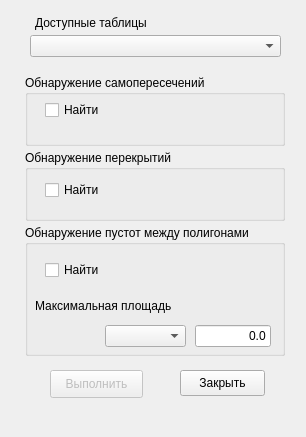
<?xml version="1.0" encoding="UTF-8"?>
<ui version="4.0">
 <class>Dialog</class>
 <widget class="QDialog" name="Dialog">
  <property name="geometry">
   <rect>
    <x>0</x>
    <y>0</y>
    <width>306</width>
    <height>437</height>
   </rect>
  </property>
  <property name="windowTitle">
   <string>Проверка топологии</string>
  </property>
  <widget class="QComboBox" name="cb_source_table">
   <property name="geometry">
    <rect>
     <x>30</x>
     <y>35</y>
     <width>251</width>
     <height>22</height>
    </rect>
   </property>
  </widget>
  <widget class="QGroupBox" name="gr_bx_area_intersect">
   <property name="enabled">
    <bool>true</bool>
   </property>
   <property name="geometry">
    <rect>
     <x>25</x>
     <y>150</y>
     <width>260</width>
     <height>71</height>
    </rect>
   </property>
   <property name="title">
    <string>Обнаружение перекрытий</string>
   </property>
   <widget class="QCheckBox" name="ch_poly_intersect">
    <property name="geometry">
     <rect>
      <x>20</x>
      <y>30</y>
      <width>81</width>
      <height>20</height>
     </rect>
    </property>
    <property name="text">
     <string>Найти</string>
    </property>
   </widget>
   <widget class="QWidget" name="verticalLayoutWidget_2">
    <property name="geometry">
     <rect>
      <x>185</x>
      <y>15</y>
      <width>51</width>
      <height>46</height>
     </rect>
    </property>
    <layout class="QVBoxLayout" name="wg_style_Area_intersect">
     <property name="spacing">
      <number>1</number>
     </property>
     <property name="sizeConstraint">
      <enum>QLayout::SetFixedSize</enum>
     </property>
    </layout>
   </widget>
  </widget>
  <widget class="QGroupBox" name="gr_bx_area">
   <property name="enabled">
    <bool>true</bool>
   </property>
   <property name="geometry">
    <rect>
     <x>25</x>
     <y>225</y>
     <width>260</width>
     <height>131</height>
    </rect>
   </property>
   <property name="title">
    <string>Обнаружение пустот между полигонами</string>
   </property>
   <widget class="QCheckBox" name="ch_gap_polygon">
    <property name="geometry">
     <rect>
      <x>20</x>
      <y>35</y>
      <width>81</width>
      <height>20</height>
     </rect>
    </property>
    <property name="text">
     <string>Найти</string>
    </property>
   </widget>
   <widget class="QWidget" name="verticalLayoutWidget_3">
    <property name="geometry">
     <rect>
      <x>185</x>
      <y>30</y>
      <width>51</width>
      <height>46</height>
     </rect>
    </property>
    <layout class="QVBoxLayout" name="wg_style_Area_gap">
     <property name="spacing">
      <number>1</number>
     </property>
     <property name="sizeConstraint">
      <enum>QLayout::SetFixedSize</enum>
     </property>
    </layout>
   </widget>
   <widget class="QLabel" name="label_2">
    <property name="geometry">
     <rect>
      <x>10</x>
      <y>70</y>
      <width>156</width>
      <height>21</height>
     </rect>
    </property>
    <property name="text">
     <string>Максимальная площадь</string>
    </property>
   </widget>
   <widget class="QLineEdit" name="ln_e_area_max">
    <property name="geometry">
     <rect>
      <x>170</x>
      <y>100</y>
      <width>76</width>
      <height>22</height>
     </rect>
    </property>
    <property name="text">
     <string>0.0</string>
    </property>
    <property name="alignment">
     <set>Qt::AlignRight|Qt::AlignTrailing|Qt::AlignVCenter</set>
    </property>
   </widget>
   <widget class="QComboBox" name="cb_AreaUnits">
    <property name="geometry">
     <rect>
      <x>80</x>
      <y>100</y>
      <width>81</width>
      <height>22</height>
     </rect>
    </property>
   </widget>
  </widget>
  <widget class="QGroupBox" name="gr_bx_intersect">
   <property name="enabled">
    <bool>true</bool>
   </property>
   <property name="geometry">
    <rect>
     <x>25</x>
     <y>75</y>
     <width>260</width>
     <height>71</height>
    </rect>
   </property>
   <property name="title">
    <string>Обнаружение самопересечений</string>
   </property>
   <widget class="QCheckBox" name="ch_self_intersect">
    <property name="geometry">
     <rect>
      <x>20</x>
      <y>25</y>
      <width>81</width>
      <height>20</height>
     </rect>
    </property>
    <property name="text">
     <string>Найти</string>
    </property>
   </widget>
   <widget class="QWidget" name="verticalLayoutWidget">
    <property name="geometry">
     <rect>
      <x>185</x>
      <y>15</y>
      <width>51</width>
      <height>46</height>
     </rect>
    </property>
    <layout class="QVBoxLayout" name="wg_style_Symbol">
     <property name="spacing">
      <number>1</number>
     </property>
     <property name="sizeConstraint">
      <enum>QLayout::SetFixedSize</enum>
     </property>
    </layout>
   </widget>
  </widget>
  <widget class="QLabel" name="label">
   <property name="geometry">
    <rect>
     <x>35</x>
     <y>15</y>
     <width>118</width>
     <height>16</height>
    </rect>
   </property>
   <property name="text">
    <string>Доступные таблицы</string>
   </property>
  </widget>
  <widget class="QPushButton" name="pb_run">
   <property name="enabled">
    <bool>false</bool>
   </property>
   <property name="geometry">
    <rect>
     <x>50</x>
     <y>370</y>
     <width>93</width>
     <height>28</height>
    </rect>
   </property>
   <property name="text">
    <string>Выполнить</string>
   </property>
  </widget>
  <widget class="QPushButton" name="pbClose">
   <property name="geometry">
    <rect>
     <x>180</x>
     <y>370</y>
     <width>85</width>
     <height>26</height>
    </rect>
   </property>
   <property name="text">
    <string>Закрыть</string>
   </property>
  </widget>
 </widget>
 <resources/>
 <connections/>
</ui>
